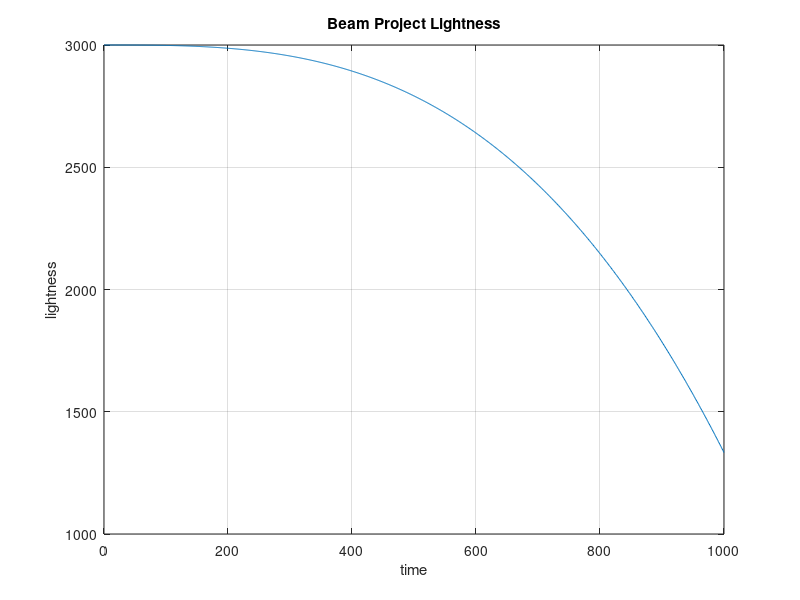

The MATLAB source for this figure:
clc; clear;

L=3000; t=0:1000;
lux = L-((t.^3)./(L*200));

plot(t, lux);
title('Beam Project Lightness');
xlabel('time'); ylabel('lightness');
grid on;